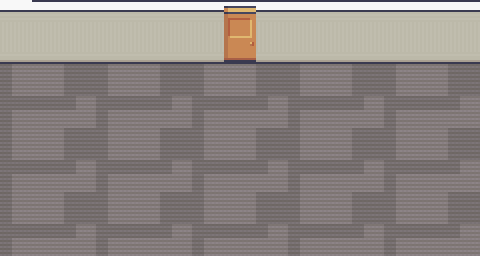

This is a level from a 2D game, rendered from its Tiled map with the project's own tilesets. A one-line summary and the complete map file follow:
An orthogonal 15x8 tile map with 32x32 px tiles, 11 tile layers (Floor, Tile Layer 6, Tile Layer 7, Collisions, ...), 2 tilesets and 7 objects.

<map version="1.10" tiledversion="1.11.2" orientation="orthogonal" renderorder="right-down" width="15" height="8" tilewidth="32" tileheight="32" infinite="0" nextlayerid="17" nextobjectid="25">
 <tileset firstgid="1" source="Room_Builder_free_32x32.tsx" />
 <tileset firstgid="392" source="Interiors_free_32x32.tsx" />
 <layer id="7" name="Floor" width="15" height="8">
  <data encoding="csv">
219,220,221,219,220,221,219,220,221,219,220,221,219,220,221,
202,203,204,202,203,204,202,203,204,202,203,204,202,203,204,
219,220,221,219,220,221,219,220,221,219,220,221,219,220,221,
202,203,204,202,203,204,202,203,204,202,203,204,202,203,204,
219,220,221,219,220,221,219,220,221,219,220,221,219,220,221,
202,203,204,202,203,204,202,203,204,202,203,204,202,203,204,
219,220,221,219,220,221,219,220,221,219,220,221,219,220,221,
202,203,204,202,203,204,202,203,204,202,203,204,202,203,204
</data>
 </layer>
 <layer id="11" name="Tile Layer 6" width="15" height="8">
  <data encoding="csv">
0,0,0,0,0,0,0,0,0,0,0,0,0,0,0,
0,0,0,0,0,0,0,0,0,0,0,0,0,0,0,
0,0,0,0,0,0,0,0,0,0,0,0,0,0,0,
0,0,0,0,0,0,0,0,0,0,0,0,0,0,0,
0,0,0,0,0,0,0,0,0,0,0,0,0,0,0,
0,0,0,0,0,0,0,0,0,0,0,0,0,0,0,
0,0,0,0,0,0,0,0,0,0,0,0,0,0,0,
0,0,0,0,0,0,0,0,0,0,0,0,0,0,0
</data>
 </layer>
 <layer id="12" name="Tile Layer 7" width="15" height="8">
  <data encoding="csv">
0,0,0,0,0,0,0,0,0,0,0,0,0,0,0,
0,0,0,0,0,0,0,0,0,0,0,0,0,0,0,
0,0,0,0,0,0,0,0,0,0,0,0,0,0,0,
0,0,0,0,0,0,0,0,0,0,0,0,0,0,0,
0,0,0,0,0,0,0,0,0,0,0,0,0,0,0,
0,0,0,0,0,0,0,0,0,0,0,0,0,0,0,
0,0,0,0,0,0,0,0,0,0,0,0,0,0,0,
0,0,0,0,0,0,0,0,0,0,0,0,0,0,0
</data>
 </layer>
 <layer id="6" name="Collisions" width="15" height="8">
  <properties>
   <property name="collidable" type="bool" value="true" />
  </properties>
  <data encoding="csv">
0,331,332,332,332,332,332,332,332,332,332,332,332,332,2684354892,
0,0,0,0,0,0,0,0,0,0,0,0,0,0,0,
0,0,0,0,0,0,0,0,0,0,0,0,0,0,0,
0,0,0,0,0,0,0,0,0,0,0,0,0,0,0,
0,0,0,0,0,0,0,0,0,0,0,0,0,0,0,
0,0,0,0,0,0,0,0,0,0,0,0,0,0,0,
0,0,0,0,0,0,0,0,0,0,0,0,0,0,0,
0,0,0,0,0,0,0,0,0,0,0,0,0,0,0
</data>
 </layer>
 <layer id="10" name="Actions" width="15" height="8">
  <data encoding="csv">
0,0,0,0,0,0,0,0,0,0,0,0,0,0,0,
0,0,0,0,0,0,0,0,0,0,0,0,0,0,0,
0,0,0,0,0,0,0,0,0,0,0,0,0,0,0,
0,0,0,0,0,0,0,0,0,0,0,0,0,0,0,
0,0,0,0,0,0,0,0,0,0,0,0,0,0,0,
0,0,0,0,0,0,0,0,0,0,0,0,0,0,0,
0,0,0,0,0,0,0,0,0,0,0,0,0,0,0,
0,0,0,0,0,0,0,0,0,0,0,0,0,0,0
</data>
 </layer>
 <layer id="9" name="Tile Layer 4" width="15" height="8">
  <data encoding="csv">
0,0,0,0,0,0,0,0,0,0,0,0,0,0,0,
0,0,0,0,0,0,0,0,0,0,0,0,0,0,0,
0,0,0,0,0,0,0,0,0,0,0,0,0,0,0,
0,0,0,0,0,0,0,0,0,0,0,0,0,0,0,
0,0,0,0,0,0,0,0,0,0,317,0,0,0,0,
0,0,0,0,0,0,0,0,0,0,0,317,0,0,0,
0,0,0,0,0,0,0,0,0,0,0,0,0,0,0,
0,0,0,0,0,0,0,0,0,0,0,0,0,0,0
</data>
 </layer>
 <layer id="8" name="Tile Layer 3" width="15" height="8">
  <data encoding="csv">
1610613068,325,325,325,325,325,325,325,325,325,325,325,325,325,325,
175,342,342,342,342,342,342,342,342,342,342,342,342,342,342,
175,176,0,0,0,0,0,0,0,0,0,0,0,0,0,
175,176,0,0,0,0,0,0,0,0,0,0,0,0,0,
175,176,0,0,0,0,0,0,0,0,0,0,0,0,0,
175,176,0,0,0,317,317,0,0,0,0,0,0,0,0,
175,176,0,0,0,0,0,0,0,0,0,0,0,0,0,
175,176,0,0,0,0,0,0,0,0,0,0,0,0,0
</data>
 </layer>
 <layer id="14" name="Tile Layer 9" width="15" height="8">
  <data encoding="csv">
0,0,0,0,0,0,0,0,0,0,0,0,0,0,0,
0,0,0,0,0,0,0,0,0,0,0,0,0,0,0,
0,0,0,0,0,0,0,0,0,0,0,0,0,0,0,
0,0,0,0,0,0,0,0,0,0,0,0,0,0,0,
0,0,0,0,0,0,0,0,0,0,0,0,0,0,0,
0,0,0,0,0,0,0,0,0,0,0,0,0,0,0,
0,0,0,0,0,0,0,0,0,0,0,0,0,0,0,
0,0,0,0,0,0,0,0,0,0,0,0,0,0,0
</data>
 </layer>
 <layer id="13" name="Tile Layer 8" width="15" height="8">
  <data encoding="csv">
332,0,0,0,0,0,0,0,0,0,0,0,0,0,0,
349,0,0,0,0,0,0,0,0,0,0,0,0,0,0,
0,0,0,0,0,0,0,0,0,0,0,0,0,0,0,
0,0,0,0,0,0,0,0,0,0,0,0,0,0,0,
0,0,0,0,0,0,0,0,0,0,0,0,0,0,0,
0,0,0,0,0,0,0,0,0,0,0,0,0,0,0,
0,0,0,0,0,0,0,0,0,0,0,0,0,0,0,
0,0,0,0,0,0,0,0,0,0,0,0,0,0,0
</data>
 </layer>
 <layer id="15" name="Tile Layer 10" width="15" height="8">
  <data encoding="csv">
0,0,0,0,0,0,0,0,0,0,0,0,0,0,0,
0,0,0,0,0,0,0,0,0,0,0,0,0,0,0,
0,0,0,0,0,0,0,0,0,0,0,0,0,0,0,
0,0,0,0,0,0,0,0,0,0,0,0,0,0,0,
0,0,0,0,0,0,0,0,0,0,0,0,0,0,0,
0,0,0,0,0,0,0,0,0,0,0,0,0,0,0,
0,0,0,0,0,0,0,0,0,0,0,0,0,0,0,
0,0,0,0,0,0,0,0,0,0,0,0,0,0,0
</data>
 </layer>
 <layer id="16" name="Tile Layer 11" width="15" height="8">
  <data encoding="csv">
0,0,0,0,0,0,0,787,0,0,0,0,0,0,0,
0,0,0,0,0,0,0,803,0,0,0,0,0,0,0,
0,0,0,0,0,0,0,0,0,0,0,0,0,0,0,
0,0,0,0,0,0,0,0,0,0,0,0,0,0,0,
0,0,0,0,0,0,0,0,0,0,0,0,0,0,0,
0,0,0,0,0,0,0,0,0,0,0,0,0,0,0,
0,0,0,0,0,0,0,0,0,0,0,0,0,0,0,
0,0,0,0,0,0,0,0,0,0,0,0,0,0,0
</data>
 </layer>
 <objectgroup id="2" name="Objects">
  <object id="15" x="531" y="2" />
  <object id="17" x="443.333" y="71.3334" width="9.33333" height="180.667">
   <properties>
    <property name="fromOrientation" value="horizontal" />
    <property name="fromRoom" value="hallway_2" />
    <property name="spawn" type="bool" value="true" />
   </properties>
  </object>
  <object id="18" x="486.667" y="69.3333" width="18" height="182.667">
   <properties>
    <property name="destination" value="hallway_2" />
    <property name="exitOrientation" value="horizontal" />
    <property name="type" value="door" />
   </properties>
  </object>
  <object id="21" x="258" y="6.66667" width="213.333" height="48.6667">
   <properties>
    <property name="collidable" type="bool" value="true" />
   </properties>
  </object>
  <object id="22" x="2.66667" y="4.66667" width="210.667" height="51.3333">
   <properties>
    <property name="collidable" type="bool" value="true" />
   </properties>
  </object>
  <object id="23" x="223.333" y="54" width="32" height="6">
   <properties>
    <property name="destination" value="room_3" />
    <property name="exitOrientation" value="vertical" />
    <property name="special_door" type="bool" value="true" />
    <property name="type" value="door" />
   </properties>
  </object>
  <object id="24" x="223.333" y="74.6667" width="32.6667" height="6">
   <properties>
    <property name="fromOrientation" value="vertical" />
    <property name="fromRoom" value="room_3" />
    <property name="spawn" type="bool" value="true" />
    <property name="special_spawn" type="bool" value="true" />
   </properties>
  </object>
 </objectgroup>
</map>
